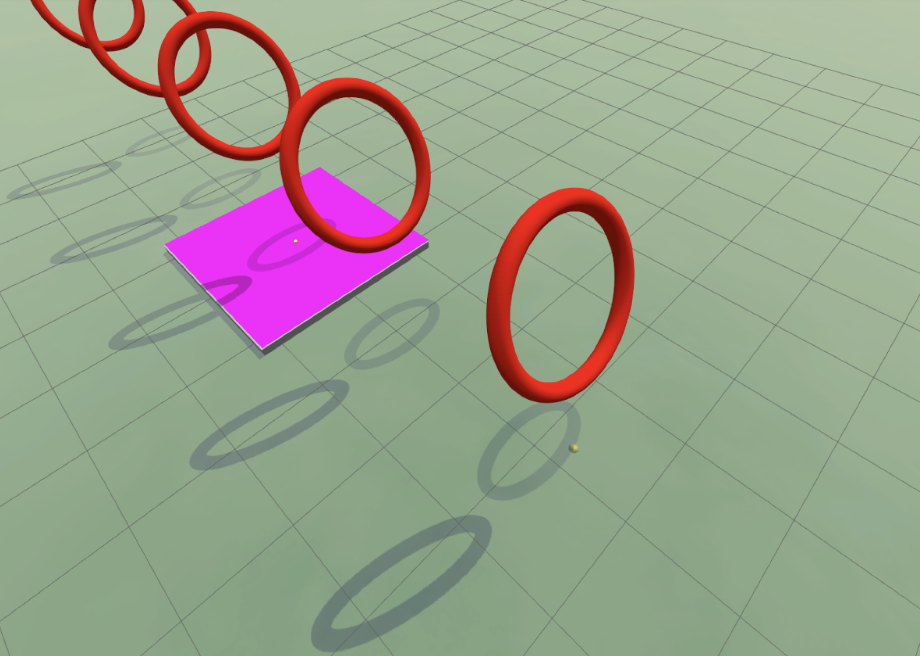
#> input picture hoopDetection/img1.png, 920 x 656 px
$ jupyter execute testing.ipynb
#> lines starting #> are read from the running program, lines starting #| are printed output that depends on the picture; after the words box and inside, x2 and y2 are one past the last pixel; in counts of white or black regions, pixels touching at a corner belong together
[cell 1]
from PIL import Image
import numpy as np
import cv2
import matplotlib.pyplot as plt

def color_mask_from_rgb(pil_image, rgb_color, tol=5):
    """
    Build a binary mask of pixels within ±tol of the given RGB color.
    Returns a uint8 mask: 255 for in-range pixels, 0 otherwise.
    """
    img_rgb = pil_image.convert("RGB")
    arr_rgb = np.asarray(img_rgb, dtype=np.uint8)

    r, g, b = rgb_color
    lower = np.array([max(0, r - tol), max(0, g - tol), max(0, b - tol)], dtype=np.uint8)
    upper = np.array([min(255, r + tol), min(255, g + tol), min(255, b + tol)], dtype=np.uint8)

    mask = cv2.inRange(arr_rgb, lower, upper)
    return mask

# Inputs
hoopCol = (236, 2, 1)
tolerance = 100
testImgs = [Image.open("img1.png"), Image.open("img2.png")]
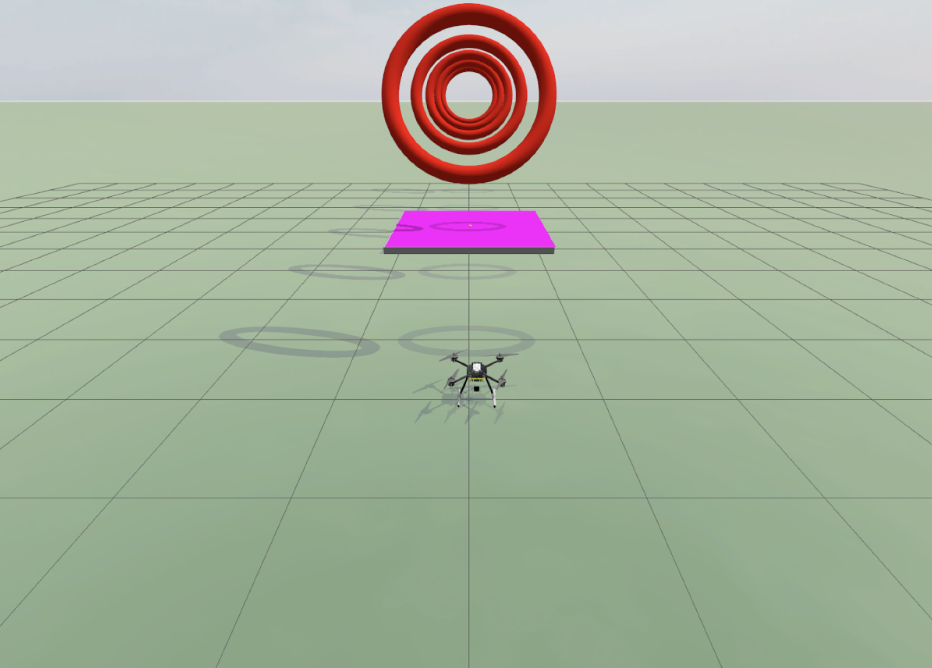
#> input picture hoopDetection/img2.png, 932 x 668 px

# Compute masks
masks = [color_mask_from_rgb(img, hoopCol, tol=tolerance) for img in testImgs]
#> call 2 of color_mask_from_rgb, with rgb_color = (236, 2, 1), tol = 100
#> in color_mask_from_rgb (call 2), `mask = cv2.inRange(arr_rgb, lower, upper)`:
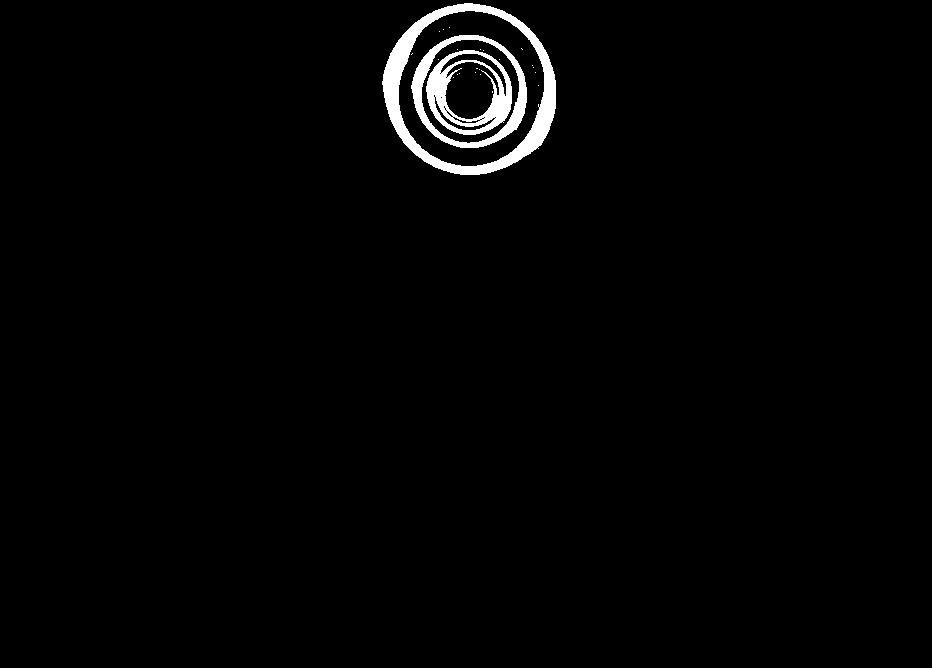
#> mask: shape (668, 932); 1.8% white; 25 white regions (22 under 20 px), largest, box (x1, y1, x2, y2) and area: (382, 3, 556, 175) 5713, (426, 50, 512, 135) 2807, (411, 35, 527, 148) 2472
#> masks = 2 items

# 2x2 grid: originals (top), masks (bottom)
fig, axs = plt.subplots(2, 2, figsize=(10, 8))  # 2 rows x 2 cols
fig.suptitle("Originals and Masks", fontsize=14)

# Row 1: original images
axs[0, 0].imshow(testImgs[0])
axs[0, 0].set_title("Image 1")
axs[0, 0].axis("off")

axs[0, 1].imshow(testImgs[1])
axs[0, 1].set_title("Image 2")
axs[0, 1].axis("off")

# Row 2: masks (grayscale, 0..255)
axs[1, 0].imshow(masks[0], cmap="gray", vmin=0, vmax=255)
axs[1, 0].set_title("Mask 1")
axs[1, 0].axis("off")

axs[1, 1].imshow(masks[1], cmap="gray", vmin=0, vmax=255)
axs[1, 1].set_title("Mask 2")
axs[1, 1].axis("off")

fig.tight_layout()
plt.show()

[cell 2]
# Step 0: Imports and helpers
from PIL import Image
import numpy as np
import cv2
import matplotlib.pyplot as plt
import math
import random

plt.rcParams['figure.figsize'] = (10, 8)

# Utility: show multiple images in a grid
# [19 lines left out: function show_grid, not called in this run]

# Convert PIL Image (RGB) to OpenCV BGR
def pil_to_bgr(pil_img):
    arr = np.array(pil_img.convert('RGB'))
    return cv2.cvtColor(arr, cv2.COLOR_RGB2BGR)

# Convert BGR to RGB for plotting
def bgr_to_rgb(arr_bgr):
    return cv2.cvtColor(arr_bgr, cv2.COLOR_BGR2RGB)

# Draw an OpenCV ellipse tuple on an image (RGB)
# [4 lines left out: function draw_ellipse_rgb, not called in this run]

# Build conic matrix of a 2D ellipse from fitEllipse params (center, axes, angle in degrees)
def ellipse_conic_matrix(center, axes, angle_deg):
    cx, cy = center
    a = axes[0] / 2.0
    b = axes[1] / 2.0
    theta = np.deg2rad(angle_deg)
    # Rotation
    c, s = np.cos(theta), np.sin(theta)
    R = np.array([[c, -s], [s, c]])
    # Canonical ellipse: x'^2/a^2 + y'^2/b^2 = 1 -> Q' = diag(1/a^2, 1/b^2)
    Qp = np.diag([1.0/(a*a), 1.0/(b*b)])
    # Transform to image coordinates: (x - c)^T R Q' R^T (x - c) = 1
    Q = R @ Qp @ R.T
    # Expand to homogeneous conic: [x y 1] C [x y 1]^T = 0, where
    # [A B/2; B/2 C] = Q, and linear term from -2Q c, and constant c^T Q c - 1
    A = Q[0,0]; B = 2*Q[0,1]; Cc = Q[1,1]
    d = -2*(Q @ np.array([cx, cy]))
    D, E = d[0], d[1]
    F = (np.array([cx, cy]) @ Q @ np.array([cx, cy])) - 1.0
    # Conic matrix
    C = np.array([[A, B/2, D/2],
                  [B/2, Cc, E/2],
                  [D/2, E/2, F]], dtype=np.float64)
    return C

# Estimate intrinsics from image width and assumed horizontal FOV (degrees)
def estimate_K_from_fov(img_w, img_h, hfov_deg=78.0):
    hfov = math.radians(hfov_deg)
    fx = (img_w / 2.0) / math.tan(hfov / 2.0)
    fy = fx  # assume square pixels
    cx, cy = img_w / 2.0, img_h / 2.0
    K = np.array([[fx, 0, cx],
                  [0, fy, cy],
                  [0,  0,  1]], dtype=np.float64)
    return K

# Identity quaternion (w,x,y,z) -> rotation matrix (for completeness)
def quat_to_R(qw, qx, qy, qz):
    n = math.sqrt(qw*qw + qx*qx + qy*qy + qz*qz)
    if n == 0:
        return np.eye(3)
    qw, qx, qy, qz = qw/n, qx/n, qy/n, qz/n
    R = np.array([
        [1-2*(qy*qy+qz*qz), 2*(qx*qy - qz*qw), 2*(qx*qz+qy*qw)],
        [2*(qx*qy+qz*qw), 1-2*(qx*qx+qz*qz), 2*(qy*qz - qx*qw)],
        [2*(qx*qz - qy*qw), 2*(qy*qz + qx*qw), 1-2*(qx*qx+qy*qy)]
    ], dtype=np.float64)
    return R

# Distance estimate from ellipse semi-major and known radius using nominal fx
def estimate_distance_from_ellipse(a_px, radius_ft, fx_px):
    # z ≈ f * r / a  (approximate for modest tilts)
    if a_px <= 1:
        return None
    z_ft = (fx_px * radius_ft) / a_px
    return z_ft

[cell 3]
# Step 1 (replaced): Minimal saturation-only mask that remains compatible with your next cell

from PIL import Image
import numpy as np
import cv2
import matplotlib.pyplot as plt

plt.rcParams['figure.figsize'] = (10, 8)

def show_grid(images, titles=None, ncols=2, cmap=None):
    n = len(images)
    nrows = int(np.ceil(n / ncols))
    fig, axs = plt.subplots(nrows, ncols, figsize=(6*ncols, 4*nrows))
    axs = np.array(axs).reshape(nrows, ncols)
    for i in range(nrows*ncols):
        ax = axs[i // ncols, i % ncols]
        if i < n:
            im = images[i]
            if im.ndim == 2:
                ax.imshow(im, cmap=cmap or 'gray', vmin=0, vmax=255 if im.dtype==np.uint8 else None)
            else:
                ax.imshow(im)
            if titles:
                ax.set_title(titles[i])
        ax.axis('off')
    plt.tight_layout()
    plt.show()

def pil_to_bgr(pil_img):
    arr = np.array(pil_img.convert('RGB'))
    return cv2.cvtColor(arr, cv2.COLOR_RGB2BGR)

def bgr_to_rgb(arr_bgr):
    return cv2.cvtColor(arr_bgr, cv2.COLOR_BGR2RGB)

# Inputs
testImgs = [Image.open("img1.png"), Image.open("img2.png")]

all_step1_debug = []

for idx, pil_img in enumerate(testImgs):
    # Convert to HSV and extract S
    bgr = pil_to_bgr(pil_img)
    rgb = bgr_to_rgb(bgr)
    hsv = cv2.cvtColor(bgr, cv2.COLOR_BGR2HSV)
    S = hsv[:, :, 1]

    # Otsu threshold on S (high saturation -> hoop)
    # If hoops appear dark in S due to material/lighting, flip to THRESH_BINARY_INV
    _, mask = cv2.threshold(S, 0, 255, cv2.THRESH_BINARY + cv2.THRESH_OTSU)

    # Small morphology to fill small gaps and remove specks
    k = cv2.getStructuringElement(cv2.MORPH_ELLIPSE, (5,5))
    mask = cv2.morphologyEx(mask, cv2.MORPH_CLOSE, k, iterations=1)
    mask = cv2.morphologyEx(mask, cv2.MORPH_OPEN,  k, iterations=1)

    mask_refined = mask  # keep name for compatibility with your next cell

    # Debug overlay
    overlay = rgb.copy()
    overlay[mask_refined > 0] = (0.6*overlay[mask_refined > 0] + 0.4*np.array([255, 0, 0])).astype(np.uint8)

    # Save exactly what the next cell needs
    all_step1_debug.append({
        'rgb': rgb,
        's': S,                 # for visualization only
        'mask_refined': mask_refined
    })

    # Display core steps
    show_grid(
        [rgb, S, mask_refined, overlay],
        titles=["Original", "Saturation (S)", "Mask (Otsu on S)", "Overlay"],
        ncols=2
    )
#> this loop made 2 passes
#> (n in show_grid, nrows in show_grid) on passes 1 to 2: (4, 2), (4, 2)
#> pass 1, in show_grid, `plt.show()`:
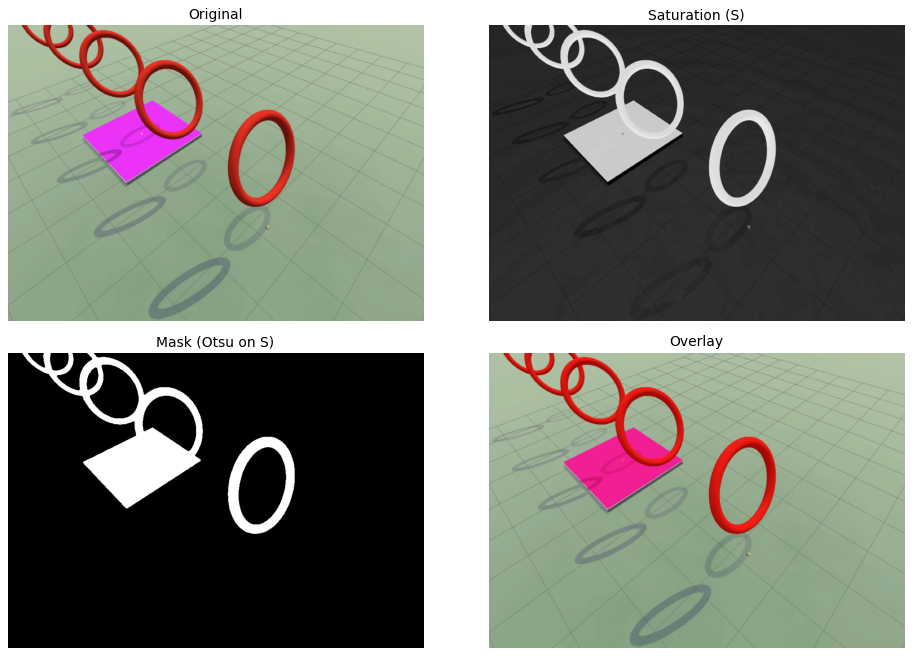
#> figure drawn by matplotlib, 4 panels
#> after the loop:
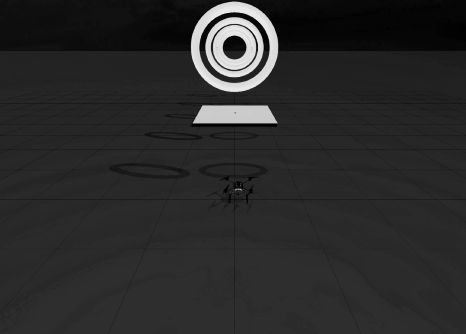
#> S: shape (668, 932) (shown at 1/2 size); min 0, max 237, mean 41.9
#> after the loop, all_step1_debug = 2 items

[cell 4]
# Step 2 (replaced): Hierarchical annulus pairing + robust ellipse fitting (no watershed)

all_ellipses_per_image = []
all_seg_debug_images = []

def draw_ellipse_rgb(img_rgb, ellipse, color=(0,255,0), thickness=2):
    bgr = cv2.cvtColor(img_rgb, cv2.COLOR_RGB2BGR).copy()
    cv2.ellipse(bgr, ellipse, color, thickness)
    return cv2.cvtColor(bgr, cv2.COLOR_BGR2RGB)

for idx, D in enumerate(all_step1_debug):
    rgb = D['rgb']
    mask_refined = D['mask_refined']
    h, w = mask_refined.shape[:2]

    # 1) Contours with hierarchy (needed to detect "hole" children for annuli)
    contours, hierarchy = cv2.findContours(mask_refined, cv2.RETR_TREE, cv2.CHAIN_APPROX_NONE)  # hierarchy: [next, prev, child, parent]
    hierarchy = hierarchy[0] if hierarchy is not None and len(hierarchy) else None  # shape (N,4)
    ellipses = []
    overlay = rgb.copy()

    # 2) Utility to fit ellipse robustly (prefer AMS; fall back to standard)
    def fit_ellipse_safe(cnt):
        if len(cnt) < 5:
            return None
        try:
            return cv2.fitEllipseAMS(cnt)  # robust variant
        except Exception:
            try:
                return cv2.fitEllipse(cnt)
            except Exception:
                return None

    # 3) Iterate outer contours; for each, try all direct children as candidate inner holes
    used_pairs = []
    label_img = np.zeros((h, w, 3), dtype=np.uint8)
    rng = np.random.default_rng(12345)

    if hierarchy is not None:
        for i, hrec in enumerate(hierarchy):
            parent = hrec[3]
            child = hrec[2]
            # We want outer boundaries (parent == -1) or at least contours that contain holes
            if child == -1:
                continue  # no hole -> not a ring candidate

            # Outer contour
            cnt_out = contours[i]
            ellipse_out = fit_ellipse_safe(cnt_out)
            if ellipse_out is None:
                continue

            # Traverse all children (siblings via "next")
            j = child
            while j != -1:
                cnt_in = contours[j]
                ellipse_in = fit_ellipse_safe(cnt_in)
                if ellipse_in is None:
                    j = hierarchy[j][0]
                    continue

                # 4) Validate ring geometry
                # Centers, axes (OpenCV returns axes lengths, not radii)
                (cx_o, cy_o), (MA_o, ma_o), ang_o = ellipse_out
                (cx_i, cy_i), (MA_i, ma_i), ang_i = ellipse_in
                a_o, b_o = MA_o/2.0, ma_o/2.0
                a_i, b_i = MA_i/2.0, ma_i/2.0

                # Ensure inner smaller than outer
                if not (a_i < a_o and b_i < b_o):
                    j = hierarchy[j][0]
                    continue

                # Concentricity: centers close relative to size
                center_dist = np.hypot(cx_o - cx_i, cy_o - cy_i)
                size_scale = 0.5*(a_o + b_o)
                if center_dist > 0.25*size_scale:  # was 0.1–0.3; tune as needed
                    j = hierarchy[j][0]
                    continue

                # Orientation similarity
                if abs(ang_o - ang_i) > 15.0:
                    j = hierarchy[j][0]
                    continue

                # Thickness ratio: mean inner radius vs outer radius
                r_o = 0.5*(a_o + b_o)
                r_i = 0.5*(a_i + b_i)
                thick_ratio = 1.0 - (r_i / max(r_o, 1e-6))  # 0=solid disk, 1=infinitely thin wire
                if not (0.05 <= thick_ratio <= 0.5):  # reject very thin/noisy or very fat discs
                    j = hierarchy[j][0]
                    continue

                # Size constraints to drop tiny specks or huge blobs
                area_o = np.pi * a_o * b_o
                if area_o < 0.0005 * (w*h) or area_o > 0.6 * (w*h):
                    j = hierarchy[j][0]
                    continue

                # 5) Accept this ring: store the OUTER ellipse but record both for downstream if needed
                lab = len(ellipses) + 2  # start at 2 to mimic watershed skip of 0/1
                ellipses.append((lab, ellipse_out))

                # Visualization: color this annulus region
                col = tuple(map(int, rng.integers(80, 255, size=3)))
                ring_mask = np.zeros((h,w), dtype=np.uint8)
                cv2.drawContours(ring_mask, [cnt_out], -1, 255, thickness=cv2.FILLED)
                cv2.drawContours(ring_mask, [cnt_in],  -1,   0, thickness=cv2.FILLED)
                label_img[ring_mask > 0] = col

                # Draw fitted ellipse
                overlay = draw_ellipse_rgb(overlay, ellipse_out, color=(0,255,0), thickness=2)

                used_pairs.append((i, j))
                j = hierarchy[j][0]  # next sibling

    # 6) Fallback: if no rings found (e.g., inner hole missing due to threshold), try solid-ellipse candidates but filter by circularity
    if not ellipses:
        cnts, _ = cv2.findContours(mask_refined, cv2.RETR_EXTERNAL, cv2.CHAIN_APPROX_NONE)
        for cnt in cnts:
            if len(cnt) < 20:
                continue
            area = cv2.contourArea(cnt)
            per  = cv2.arcLength(cnt, True)
            if per <= 1e-3:
                continue
            circularity = 4*np.pi*area/(per*per)  # 1.0 is a perfect circle
            if circularity < 0.55:  # reject elongated/rectangular saturated shapes
                continue
            e = fit_ellipse_safe(cnt)
            if e is None:
                continue
            lab = len(ellipses) + 2
            ellipses.append((lab, e))
            overlay = draw_ellipse_rgb(overlay, e, color=(0,255,0), thickness=2)
            cv2.drawContours(label_img, [cnt], -1, (120,200,255), thickness=cv2.FILLED)

    # 7) Distance map only for debugging (unchanged interface)
    dist = cv2.distanceTransform(mask_refined, cv2.DIST_L2, 5)
    dist_norm = cv2.normalize(dist, None, 0, 1.0, cv2.NORM_MINMAX)

    all_ellipses_per_image.append(ellipses)
    all_seg_debug_images.append((label_img, overlay, dist_norm))

    show_grid(
        [rgb, label_img, overlay, (dist_norm*255).astype(np.uint8)],
        titles=["Original", "Ring labels", "Fitted ellipses", "Distance map"],
        ncols=2
    )
#> this loop made 2 passes
#> (h, w, n in show_grid, nrows in show_grid) on passes 1 to 2: (656, 920, 4, 2), (668, 932, 4, 2)
#> after the loop, all_ellipses_per_image = 2 items; all_seg_debug_images = 2 items

[cell 5]
for idx, ellipses in enumerate(all_ellipses_per_image):
    rgb = all_step1_debug[idx]['rgb'].copy()
    centers = []
    print(f"Image {idx+1}: {len(ellipses)} ellipse candidates")
    for lab, e in ellipses:
        (cx, cy), (MA, ma), angle = e
        centers.append((int(cx), int(cy)))
        cv2.circle(rgb, (int(cx), int(cy)), 4, (255, 0, 0), -1)
        # Conic matrix
        C = ellipse_conic_matrix((cx, cy), (MA, ma), angle)
        print(f"  Label {lab}: center=({cx:.1f},{cy:.1f}), axes=({MA:.1f},{ma:.1f}), angle={angle:.1f} deg")
        print("  Conic matrix:\n", C)
    show_grid([rgb], titles=[f"Image {idx+1} ellipse centers"], ncols=1)
#> this loop made 2 passes
#> (printed output is left out)

[cell 6]
RING_DIAM_FT = 3.0
RING_RAD_FT = RING_DIAM_FT / 2.0

for idx, ellipses in enumerate(all_ellipses_per_image):
    rgb = all_step1_debug[idx]['rgb'].copy()
    h, w = rgb.shape[:2]
    # Nominal intrinsics
    K = estimate_K_from_fov(w, h, hfov_deg=78.0)
    fx, fy, cx, cy = K[0,0], K[1,1], K[0,2], K[1,2]
    # Baseline camera quaternion (identity)
    q_cam = (1.0, 0.0, 0.0, 0.0)
    R_cam = quat_to_R(*q_cam)  # unused here, but kept for extension

    print(f"\nImage {idx+1} | K=\n{K}\nQuaternion (w,x,y,z)={q_cam}")

    rgb_overlay = rgb.copy()

    centers_3d = []
    normals_3d = []

    for lab, e in ellipses:
        (u, v), (MA, ma), angle = e
        a_px = max(MA, ma) / 2.0
        b_px = min(MA, ma) / 2.0

        z_ft = estimate_distance_from_ellipse(a_px, RING_RAD_FT, fx)
        if z_ft is None:
            continue

        # 3D center in camera frame (approx)
        X_ft = (u - cx) * z_ft / fx
        Y_ft = (v - cy) * z_ft / fy
        Z_ft = z_ft
        centers_3d.append((X_ft, Y_ft, Z_ft))

        # Approximate tilt from b/a, and normal direction along ellipse minor axis
        tilt = np.arccos(np.clip(b_px / max(a_px, 1e-6), 0.0, 1.0))
        theta = np.deg2rad(angle)
        # Minor axis direction in image
        vmin_img = np.array([ -np.sin(theta),  np.cos(theta) ])  # unit vector
        # Lift to 3D approx: scale xy by sin(tilt), z by cos(tilt)
        nx = (vmin_img[0] / fx) * np.sin(tilt)
        ny = (vmin_img[1] / fy) * np.sin(tilt)
        nz = np.cos(tilt)
        nvec = np.array([nx, ny, nz], dtype=np.float64)
        nvec /= (np.linalg.norm(nvec) + 1e-9)
        normals_3d.append(nvec.tolist())

        # Label on image with distance
        cv2.putText(rgb_overlay, f"{z_ft:.2f} ft", (int(u)+8, int(v)-8),
                    cv2.FONT_HERSHEY_SIMPLEX, 0.6, (255,255,0), 2, cv2.LINE_AA)

        # Draw outward vector projected to image
        # pick a 3D endpoint at center + L * n
        L_ft = max(1.0, 0.2 * z_ft)
        P0 = np.array([X_ft, Y_ft, Z_ft])
        P1 = P0 + L_ft * nvec
        # Project to image
        def project_point(P):
            X, Y, Z = P
            if Z <= 1e-3: Z = 1e-3
            u_proj = fx * (X / Z) + cx
            v_proj = fy * (Y / Z) + cy
            return int(round(u_proj)), int(round(v_proj))
        p0 = project_point(P0)
        p1 = project_point(P1)
        cv2.circle(rgb_overlay, (int(u), int(v)), 4, (0,255,255), -1)
        cv2.arrowedLine(rgb_overlay, p0, p1, (0,255,255), 2, tipLength=0.15)

    show_grid([rgb_overlay], titles=[f"Image {idx+1} distances and vectors"], ncols=1)
#> this loop made 2 passes
#> (h, w, hfov in estimate_K_from_fov, fx, fy, cx, cy, K) on passes 1 to 2: (656, 920, 1.36, 568.1, 568.1, 460, 328, [[568.1, 0, 460], [0, 568.1, 328], [0, 0, 1]]), (668, 932, 1.36, 575.5, 575.5, 466, 334, [[575.5, 0, 466], [0, 575.5, 334], [0, 0, 1]])
#> (printed output is left out)

[cell 7]
from mpl_toolkits.mplot3d import Axes3D  # noqa: F401

for idx, ellipses in enumerate(all_ellipses_per_image):
    # Recompute centers/normals as above to plot
    rgb = all_step1_debug[idx]['rgb'].copy()
    h, w = rgb.shape[:2]
    K = estimate_K_from_fov(w, h, hfov_deg=78.0)
    fx, fy, cx, cy = K[0,0], K[1,1], K[0,2], K[1,2]

    centers_3d = []
    normals_3d = []

    for lab, e in ellipses:
        (u, v), (MA, ma), angle = e
        a_px = max(MA, ma) / 2.0
        b_px = min(MA, ma) / 2.0
        z_ft = estimate_distance_from_ellipse(a_px, RING_RAD_FT, fx)
        if z_ft is None:
            continue
        X_ft = (u - cx) * z_ft / fx
        Y_ft = (v - cy) * z_ft / fy
        Z_ft = z_ft
        centers_3d.append((X_ft, Y_ft, Z_ft))

        tilt = np.arccos(np.clip(b_px / max(a_px, 1e-6), 0.0, 1.0))
        theta = np.deg2rad(angle)
        vmin_img = np.array([ -np.sin(theta),  np.cos(theta) ])
        nx = (vmin_img[0] / fx) * np.sin(tilt)
        ny = (vmin_img[1] / fy) * np.sin(tilt)
        nz = np.cos(tilt)
        nvec = np.array([nx, ny, nz], dtype=np.float64)
        nvec /= (np.linalg.norm(nvec) + 1e-9)
        normals_3d.append(nvec.tolist())

    fig = plt.figure(figsize=(8,6))
    ax = fig.add_subplot(111, projection='3d')
    ax.quiver(0,0,0,  1,0,0, length=1, color='r')
    ax.quiver(0,0,0,  0,1,0, length=1, color='g')
    ax.quiver(0,0,0,  0,0,1, length=1, color='b')
    for (X,Y,Z), nvec in zip(centers_3d, normals_3d):
        ax.scatter([X],[Y],[Z], c='k', s=40)
        ax.quiver(X,Y,Z, nvec[0],nvec[1],nvec[2], length=max(1.0, 0.2*Z), color='m')
    ax.set_xlabel('X (ft)'); ax.set_ylabel('Y (ft)'); ax.set_zlabel('Z (ft)')
    ax.set_title(f"Image {idx+1}: 3D centers and normals (approx)")
    # Set equal-ish aspect
    lim =  max([abs(c) for C in centers_3d for c in C] + [5])
    ax.set_xlim(-lim, lim); ax.set_ylim(-lim, lim); ax.set_zlim(0, 2*lim)
    plt.show()
#> this loop made 2 passes
#> pass 2, `plt.show()`:
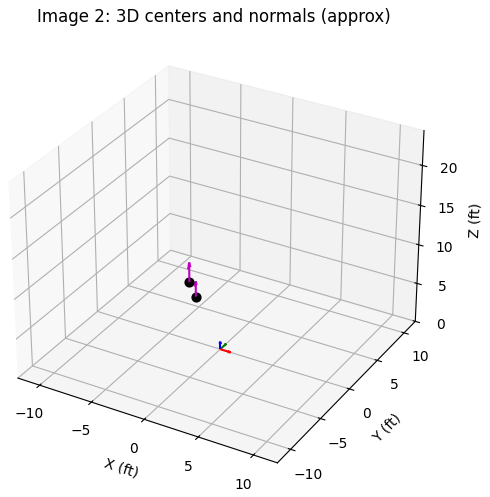
#> figure drawn by matplotlib, 1 panel
